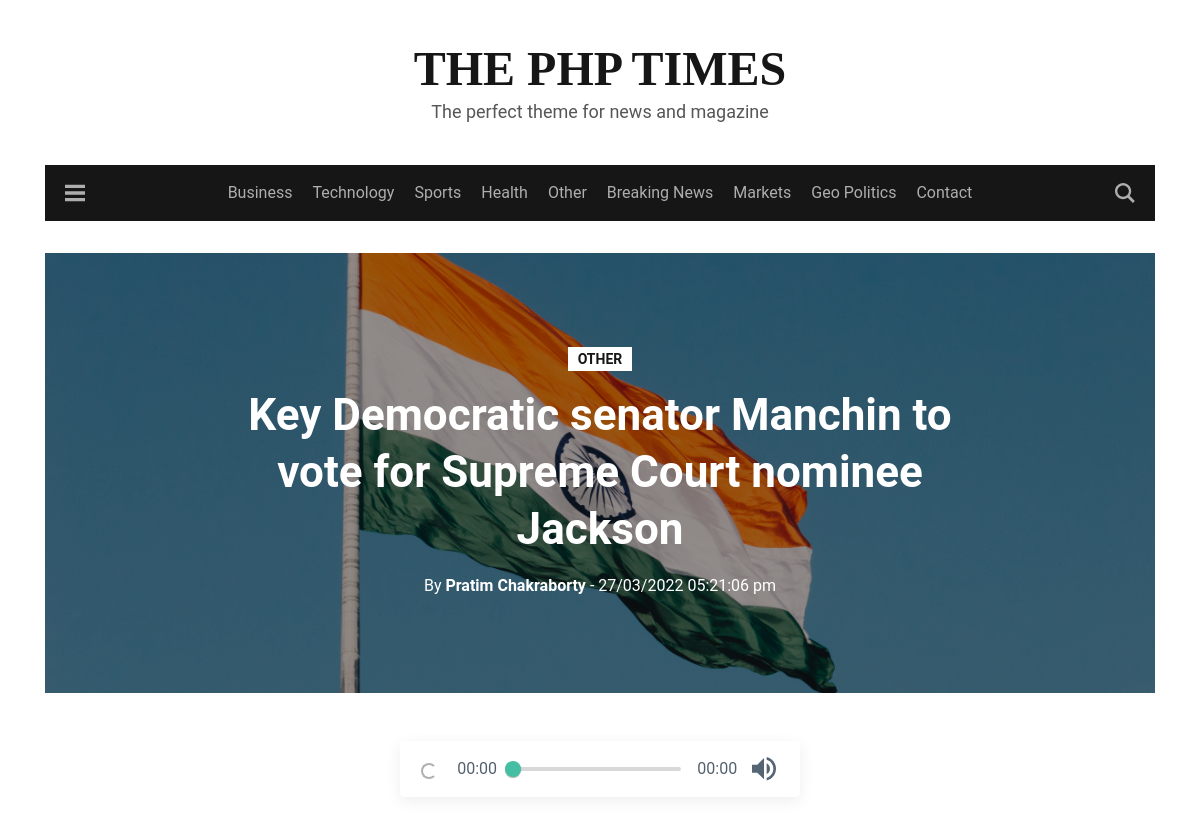
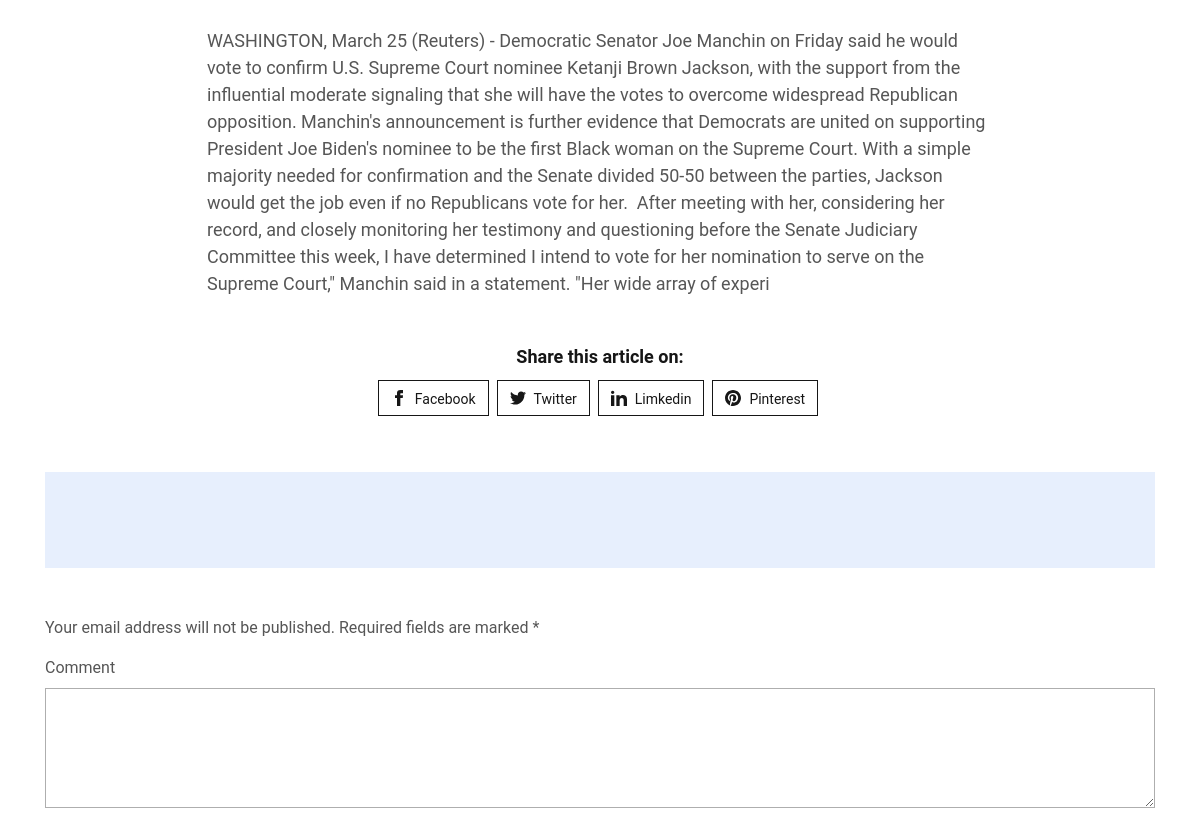
The page /blog-single.php?id=22 (upper part) on the database as committed earlier (2 pictures, top to bottom).
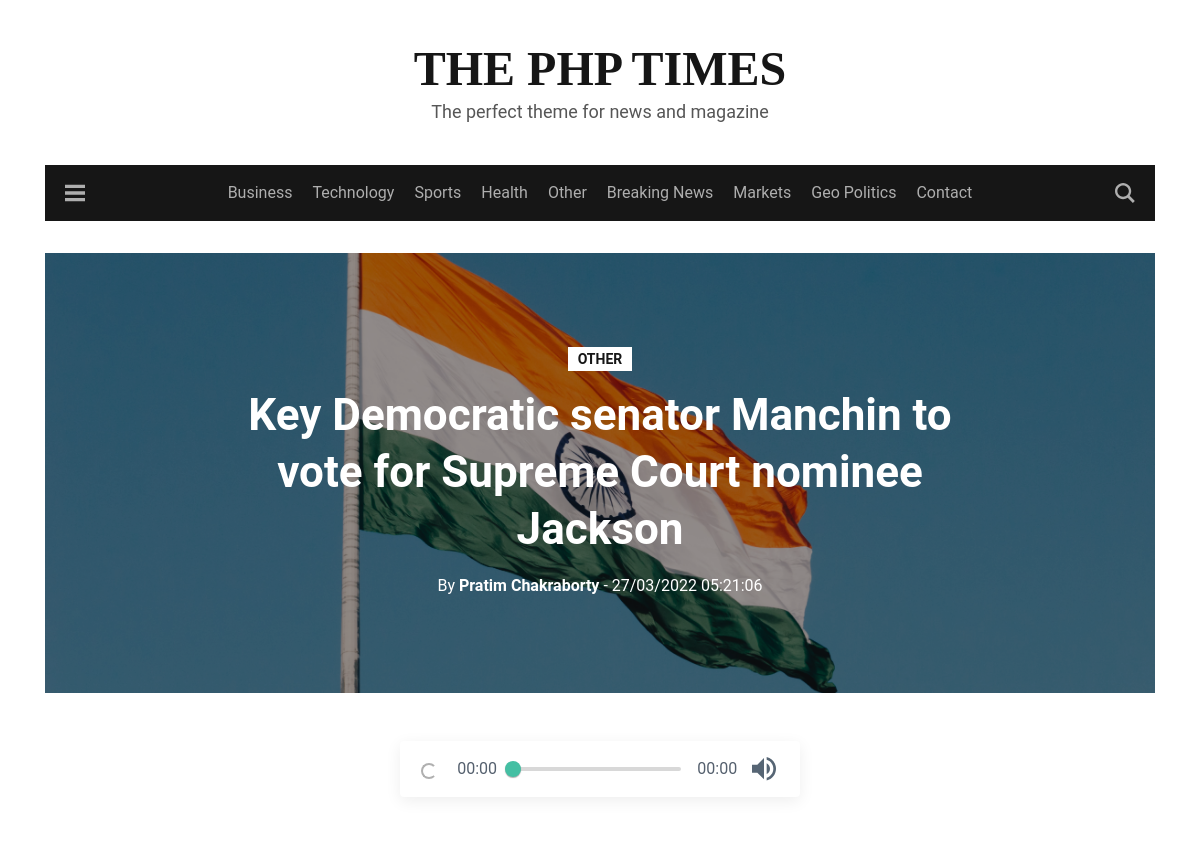
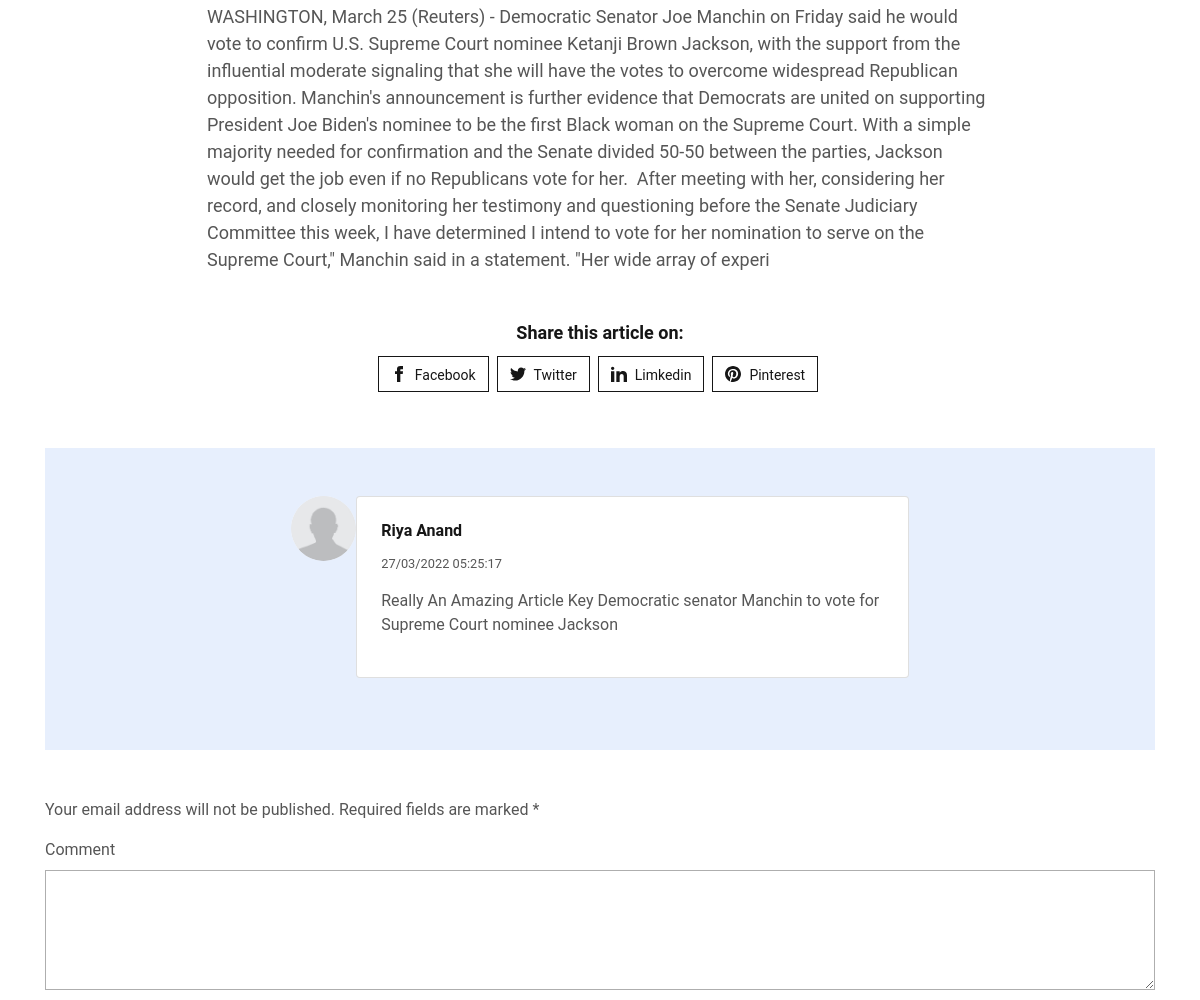
The same page on the database as committed later (2 pictures, top to bottom).
### tables this page shows
CREATE TABLE `categories` (
  `id` int(10) NOT NULL,
  `datetime` varchar(250) NOT NULL,
  `name` varchar(255) NOT NULL,
  `categoryname` varchar(255) NOT NULL
);

CREATE TABLE `new_post` (
  `id` int(10) NOT NULL,
  `datetime` varchar(50) NOT NULL,
  `title` varchar(200) NOT NULL,
  `category` varchar(100) NOT NULL,
  `author` varchar(100) NOT NULL,
  `image` varchar(200) NOT NULL,
  `post` varchar(1000) NOT NULL
);

CREATE TABLE `comment` (
  `id` int(10) NOT NULL,
  `datetime` varchar(50) NOT NULL,
  `comment` varchar(500) NOT NULL,
  `commentauth` varchar(200) NOT NULL,
  `commentmail` varchar(200) NOT NULL,
  `status` varchar(10) NOT NULL,
  `post_id` int(10) NOT NULL
);

### blog-single.php (the view, shortened to what the changed rows need)
<?php
function slug($text)
{
    $text = preg_replace('~[^\\pL\d]+~u', '-', $text);
    $text = trim($text, '-');
    $text = iconv('utf-8', 'us-ascii//TRANSLIT', $text);
    $text = strtolower($text);
    $text = preg_replace('~[^-\w]+~', '', $text);
    return $text;
}
?>
<!DOCTYPE html>
<html lang="en">
<head>
    <link rel='stylesheet' href='libs/bootstrap/css/bootstrap.min.css' type='text/css' media='all' />
    <link rel='stylesheet' href='style.css' type='text/css' media='all' />
    <link rel="stylesheet" href="./css/green-audio-player.min.css">
</head>
<body>
    <header class="site-header">
        <div class="container-fluid">
            <!DOCTYPE html>
            <html lang="en">
            <head>
                <link rel='stylesheet' href='libs/bootstrap/css/bootstrap.min.css' type='text/css' media='all' />
                <link rel='stylesheet' href='style.css' type='text/css' media='all' />
                <link rel="stylesheet" href="./css/green-audio-player.min.css">
            </head>
            <body>
                <?php require_once './partials/_navbar.php'; ?>
    </header>
    <?php require_once './partials/_navbar.php'; ?>
    <div class="main-content-area">
        <div class="container">
            <div class="single-post-wrap">
                <?php
            if (isset($_POST["searchbutton"])) {
                $search = $_POST['search'];
                $sql = "SELECT * FROM new_post WHERE
                        datetime LIKE '%$search%' OR title LIKE '%$search%'
                        OR category LIKE '%$search%' OR author LIKE '%$search%' OR
                        post LIKE '%$search%'";
            } else {
                $postid1 = $_GET['id'];
                $sql ="SELECT * FROM new_post WHERE id='$postid1'";
            }
                        $exe =mysqli_query($conn, $sql);
                    while ($rows = mysqli_fetch_array($exe)) {
                        $datetime = $rows['datetime'];
                        $title = $rows['title'];
                        $category = $rows['category'];
                        $author = $rows['author'];
                        $image = $rows['image'];
                        $post = $rows['post'];
                        $audio=file_get_contents('https://translate.google.com/translate_tts?ie=UTF-8&client=gtx&q='.$txt.'&tl=en-IN'); ?>
                <div class="post-head d-flex has-image"
                    style="background-image:url(./admin/<?= $image ?>);">
                    <div class="header-inner align-self-center">
                        <div class="primary-tag">
                            <a href="#" rel="category tag">
                                <?= $category ?>
                            </a>
                        </div>
                        <h1 class="title">
                            <?= $title ?>
                        </h1>
                        <div class="post-meta">
                            <a href="#" class="author">
                                <span>
                                    By
                                </span>
                                <?= $author ?>
                            </a>
                            <time class="date"
                                datetime="<?= $datetime ?>">
                                - <?= $datetime ?></time>
                        </div>
                    </div>
                </div>
                <div class="mb-5" style="margin-left: 32%;">
                    <div class="gap-example">
                    </div>
                </div>
                <div class="post-content m-auto">
                    <p>
                        <?= html_entity_decode($post) ?>
                    </p>
                </div>
                <div class="share-wrap clearfix text-center">
                    <div class="share-text h4">Share this article on:</div>
                    <ul class="share-links">
                        <?php
                        $baseUrl="http://localhost/blog/";
                        $slug= slug(htmlspecialchars_decode($title)); ?>
                        <li>
                            <a class="facebook"
                                href="https://www.facebook.com/sharer/sharer.php?u=<?= $baseUrl.$slug; ?>"
                                onclick="window.open(this.href, 'facebook-share','width=580,height=296');return false;"><svg
                                    xmlns="http://www.w3.org/2000/svg" width="24" height="24" viewBox="0 0 24 24">
                                    <path
                                        d="M9 8h-3v4h3v12h5v-12h3.642l.358-4h-4v-1.667c0-.955.192-1.333 1.115-1.333h2.885v-5h-3.808c-3.596 0-5.192 1.583-5.192 4.615v3.385z">
                                    </path>
                                </svg>Facebook</a>
                        </li>
                        <li>
                            <a class="twitter"
                                href="https://twitter.com/share?text=Visit the link &url=<?=$baseUrl.$slug; ?>&hashtags=blog,phpTimes,mindsparkist,codes,examples,language,development"
                                onclick="window.open(this.href, 'twitter-share', 'width=580,height=296');return false;">Twitter</a>
                        </li>
                        <li>
                            <a class="linkedin"
                                href="http://www.linkedin.com/shareArticle?mini=true&url=<?=$baseUrl.$slug; ?>"
                                onclick="window.open(this.href, 'linkedin-share', 'width=580,height=296');return false;">Limkedin</a>
                        </li>
                        <li>
                            <a class="pinterest"
                                href="http://pinterest.com/pin/create/button/?url=<?=$baseUrl.$slug; ?>"
                                onclick="window.open(this.href, 'linkedin-share', 'width=580,height=296');return false;">Pinterest</a>
                        </li>
                    </ul>
                </div>
                <?php
                    } ?>
            </div>
            <section style="background-color: #e7effd;">
                <div class="container my-5 py-5 text-dark">
                    <div class="row d-flex justify-content-center">
                        <div class="col-md-11 col-lg-9 col-xl-7">
                            <?php
        $postIdForComments = $_GET['id'];
        $commentQuery ="SELECT * FROM comment
        WHERE post_id = '$postIdForComments' AND status = 'ON'";
        $execomment =mysqli_query($conn, $commentQuery);
        while ($rows = mysqli_fetch_array($execomment)) {
            $commentDate = $rows['datetime'];
            $commentAuthor = $rows['commentauth'];
            $comment = $rows['comment']; ?>
                            <div class="d-flex flex-start mb-4">
                                <img class="rounded-circle shadow-1-strong me-3" src="./img/def_face.jpg" alt="avatar"
                                    width="65" height="65" />
                                <div class="card w-100">
                                    <div class="card-body p-4">
                                        <div class="">
                                            <h5><?= $commentAuthor ?>
                                            </h5>
                                            <p class="small">
                                                <?= $commentDate ?>
                                            </p>
                                            <p>
                                                <?= $comment ?>
                                            </p>
                                        </div>
                                    </div>
                                </div>
                            </div>
                            <?php
        } ?>
                        </div>
                    </div>
                </div>
            </section>
            <div class="comment-container" id="comments">
                <div id="respond" class="comment-respond">
                </div>
            </div>
        </div>
    </div>
    <?php require_once './partials/_footer.php';

### partials/_navbar.php (shortened to what the changed rows need)
<nav class="site-navbar-wrap">
    <div class="container">
        <div class="navbar-inner d-flex">
            <ul id="menu-main-menu" class="navbar-nav m-auto text-center main-menu d-none d-lg-flex">
                <?php
                $conn = mysqli_connect('localhost', 'root', '', 'php-blog');
                $res = mysqli_query($conn, "SELECT categoryname FROM  categories");
                while ($row=mysqli_fetch_assoc($res)) : ?>
                <li class="menu-item">
                    <a
                        href="categories-page.php?cat=<?= $row['categoryname'] ?>"><?= $row['categoryname']?></a>
                </li>
                <?php endwhile ?>
            </ul>
        </div>
    </div>
</nav>

Rows that differ between the two databases and show on the page:
changed new_post "Key Democratic senator Manchin to vote for Supreme Court nominee Jackson": datetime "27/03/2022 05:21:06 pm" → "27/03/2022 05:21:06"
added comment: commentauth "Riya Anand", datetime "27/03/2022 05:25:17", comment "Really An Amazing Article Key Democratic senator Manchin to vote for Supreme Court nominee Jackson"
